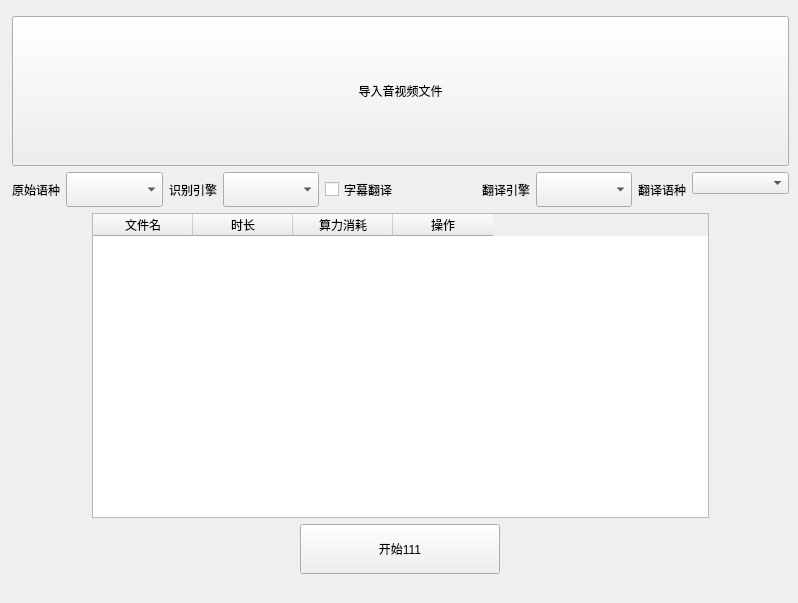
                <widget class="QWidget" name="page">
                    <widget class="QWidget" name="layoutWidget">
                        <property name="geometry">
                            <rect>
                                <x>12</x>
                                <y>16</y>
                                <width>777</width>
                                <height>578</height>
                            </rect>
                        </property>
                        <layout class="QVBoxLayout" name="verticalLayout_4">
                            <item>
                                <widget class="QPushButton" name="btn_get_video">
                                    <property name="sizePolicy">
                                        <sizepolicy hsizetype="Preferred" vsizetype="Fixed">
                                            <horstretch>0</horstretch>
                                            <verstretch>0</verstretch>
                                        </sizepolicy>
                                    </property>
                                    <property name="minimumSize">
                                        <size>
                                            <width>300</width>
                                            <height>150</height>
                                        </size>
                                    </property>
                                    <property name="text">
                                        <string>导入音视频文件</string>
                                    </property>
                                </widget>
                            </item>
                            <item>
                                <layout class="QHBoxLayout" name="horizontalLayout">
                                    <item>
                                        <layout class="QFormLayout" name="formLayout">
                                            <property name="formAlignment">
                                                <set>
                                                    Qt::AlignmentFlag::AlignLeading|Qt::AlignmentFlag::AlignLeft|Qt::AlignmentFlag::AlignVCenter
                                                </set>
                                            </property>
                                            <item row="0" column="0">
                                                <widget class="QLabel" name="label_2">
                                                    <property name="sizePolicy">
                                                        <sizepolicy hsizetype="Preferred" vsizetype="Minimum">
                                                            <horstretch>0</horstretch>
                                                            <verstretch>0</verstretch>
                                                        </sizepolicy>
                                                    </property>
                                                    <property name="minimumSize">
                                                        <size>
                                                            <width>0</width>
                                                            <height>35</height>
                                                        </size>
                                                    </property>
                                                    <property name="text">
                                                        <string>原始语种</string>
                                                    </property>
                                                </widget>
                                            </item>
                                            <item row="0" column="1">
                                                <widget class="QComboBox" name="source_language">
                                                    <property name="sizePolicy">
                                                        <sizepolicy hsizetype="Preferred" vsizetype="Fixed">
                                                            <horstretch>0</horstretch>
                                                            <verstretch>0</verstretch>
                                                        </sizepolicy>
                                                    </property>
                                                    <property name="minimumSize">
                                                        <size>
                                                            <width>0</width>
                                                            <height>35</height>
                                                        </size>
                                                    </property>
                                                    <property name="toolTip">
                                                        <string>原视频发音所用语言</string>
                                                    </property>
                                                </widget>
                                            </item>
                                        </layout>
                                    </item>
                                    <item>
                                        <layout class="QFormLayout" name="formLayout_2">
                                            <property name="formAlignment">
                                                <set>
                                                    Qt::AlignmentFlag::AlignLeading|Qt::AlignmentFlag::AlignLeft|Qt::AlignmentFlag::AlignVCenter
                                                </set>
                                            </property>
                                            <item row="0" column="0">
                                                <widget class="QLabel" name="label_3">
                                                    <property name="sizePolicy">
                                                        <sizepolicy hsizetype="Preferred" vsizetype="Minimum">
                                                            <horstretch>0</horstretch>
                                                            <verstretch>0</verstretch>
                                                        </sizepolicy>
                                                    </property>
                                                    <property name="minimumSize">
                                                        <size>
                                                            <width>0</width>
                                                            <height>35</height>
                                                        </size>
                                                    </property>
                                                    <property name="text">
                                                        <string>识别引擎</string>
                                                    </property>
                                                </widget>
                                            </item>
                                            <item row="0" column="1">
                                                <widget class="QComboBox" name="source_model">
                                                    <property name="sizePolicy">
                                                        <sizepolicy hsizetype="Minimum" vsizetype="Fixed">
                                                            <horstretch>0</horstretch>
                                                            <verstretch>0</verstretch>
                                                        </sizepolicy>
                                                    </property>
                                                    <property name="minimumSize">
                                                        <size>
                                                            <width>0</width>
                                                            <height>35</height>
                                                        </size>
                                                    </property>
                                                    <property name="toolTip">
                                                        <string>原视频发音所用语言</string>
                                                    </property>
                                                </widget>
                                            </item>
                                        </layout>
                                    </item>
                                    <item>
                                        <widget class="QCheckBox" name="check_fanyi">
                                            <property name="sizePolicy">
                                                <sizepolicy hsizetype="Minimum" vsizetype="Fixed">
                                                    <horstretch>0</horstretch>
                                                    <verstretch>0</verstretch>
                                                </sizepolicy>
                                            </property>
                                            <property name="minimumSize">
                                                <size>
                                                    <width>0</width>
                                                    <height>35</height>
                                                </size>
                                            </property>
                                            <property name="toolTip">
                                                <string>必须确定有NVIDIA显卡且正确配置了CUDA环境，否则勿选</string>
                                            </property>
                                            <property name="text">
                                                <string>字幕翻译</string>
                                            </property>
                                        </widget>
                                    </item>
                                    <item>
                                        <layout class="QFormLayout" name="formLayout_3">
                                            <property name="formAlignment">
                                                <set>
                                                    Qt::AlignmentFlag::AlignLeading|Qt::AlignmentFlag::AlignLeft|Qt::AlignmentFlag::AlignVCenter
                                                </set>
                                            </property>
                                            <item row="0" column="0">
                                                <widget class="QLabel" name="label_8">
                                                    <property name="sizePolicy">
                                                        <sizepolicy hsizetype="Preferred" vsizetype="Minimum">
                                                            <horstretch>0</horstretch>
                                                            <verstretch>0</verstretch>
                                                        </sizepolicy>
                                                    </property>
                                                    <property name="minimumSize">
                                                        <size>
                                                            <width>0</width>
                                                            <height>35</height>
                                                        </size>
                                                    </property>
                                                    <property name="text">
                                                        <string>翻译引擎</string>
                                                    </property>
                                                </widget>
                                            </item>
                                            <item row="0" column="1">
                                                <widget class="QComboBox" name="translate_type">
                                                    <property name="sizePolicy">
                                                        <sizepolicy hsizetype="Minimum" vsizetype="Fixed">
                                                            <horstretch>0</horstretch>
                                                            <verstretch>0</verstretch>
                                                        </sizepolicy>
                                                    </property>
                                                    <property name="minimumSize">
                                                        <size>
                                                            <width>0</width>
                                                            <height>35</height>
                                                        </size>
                                                    </property>
                                                    <property name="toolTip">
                                                        <string>原视频发音所用语言</string>
                                                    </property>
                                                </widget>
                                            </item>
                                        </layout>
                                    </item>
                                    <item>
                                        <layout class="QFormLayout" name="formLayout_4">
                                            <property name="formAlignment">
                                                <set>
                                                    Qt::AlignmentFlag::AlignLeading|Qt::AlignmentFlag::AlignLeft|Qt::AlignmentFlag::AlignVCenter
                                                </set>
                                            </property>
                                            <item row="0" column="0">
                                                <widget class="QLabel" name="label_4">
                                                    <property name="sizePolicy">
                                                        <sizepolicy hsizetype="Preferred" vsizetype="Minimum">
                                                            <horstretch>0</horstretch>
                                                            <verstretch>0</verstretch>
                                                        </sizepolicy>
                                                    </property>
                                                    <property name="minimumSize">
                                                        <size>
                                                            <width>0</width>
                                                            <height>35</height>
                                                        </size>
                                                    </property>
                                                    <property name="text">
                                                        <string>翻译语种</string>
                                                    </property>
                                                </widget>
                                            </item>
                                            <item row="0" column="1">
                                                <widget class="QComboBox" name="translate_language">
                                                    <property name="sizePolicy">
                                                        <sizepolicy hsizetype="Minimum" vsizetype="Fixed">
                                                            <horstretch>0</horstretch>
                                                            <verstretch>0</verstretch>
                                                        </sizepolicy>
                                                    </property>
                                                    <property name="minimumSize">
                                                        <size>
                                                            <width>0</width>
                                                            <height>0</height>
                                                        </size>
                                                    </property>
                                                    <property name="toolTip">
                                                        <string>原视频发音所用语言</string>
                                                    </property>
                                                </widget>
                                            </item>
                                        </layout>
                                    </item>
                                </layout>
                            </item>
                            <item>
                                <layout class="QVBoxLayout" name="verticalLayout">
                                    <property name="leftMargin">
                                        <number>80</number>
                                    </property>
                                    <property name="rightMargin">
                                        <number>80</number>
                                    </property>
                                    <item>
                                        <widget class="QTableWidget" name="media_table">
                                            <property name="sizePolicy">
                                                <sizepolicy hsizetype="Preferred" vsizetype="Expanding">
                                                    <horstretch>0</horstretch>
                                                    <verstretch>0</verstretch>
                                                </sizepolicy>
                                            </property>
                                            <property name="minimumSize">
                                                <size>
                                                    <width>0</width>
                                                    <height>300</height>
                                                </size>
                                            </property>
                                            <column>
                                                <property name="text">
                                                    <string>文件名</string>
                                                </property>
                                            </column>
                                            <column>
                                                <property name="text">
                                                    <string>时长</string>
                                                </property>
                                            </column>
                                            <column>
                                                <property name="text">
                                                    <string>算力消耗</string>
                                                </property>
                                            </column>
                                            <column>
                                                <property name="text">
                                                    <string>操作</string>
                                                </property>
                                            </column>
                                        </widget>
                                    </item>
                                </layout>
                            </item>
                            <item>
                                <layout class="QFormLayout" name="formLayout_5">
                                    <property name="formAlignment">
                                        <set>Qt::AlignmentFlag::AlignCenter</set>
                                    </property>
                                    <property name="bottomMargin">
                                        <number>20</number>
                                    </property>
                                    <item row="0" column="0">
                                        <widget class="QPushButton" name="startbtn_1">
                                            <property name="sizePolicy">
                                                <sizepolicy hsizetype="Fixed" vsizetype="Fixed">
                                                    <horstretch>0</horstretch>
                                                    <verstretch>0</verstretch>
                                                </sizepolicy>
                                            </property>
                                            <property name="minimumSize">
                                                <size>
                                                    <width>200</width>
                                                    <height>50</height>
                                                </size>
                                            </property>
                                            <property name="text">
                                                <string>开始111</string>
                                            </property>
                                        </widget>
                                    </item>
                                </layout>
                            </item>
                        </layout>
                    </widget>
                </widget>
